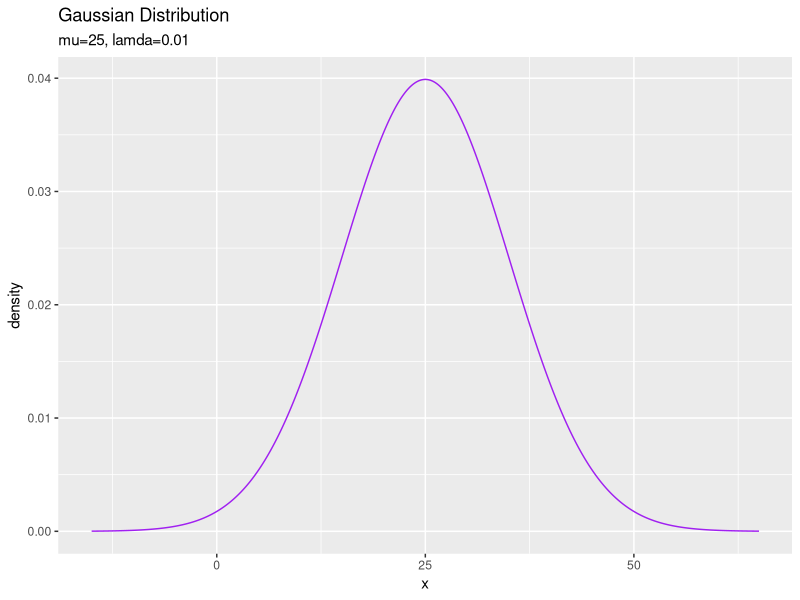
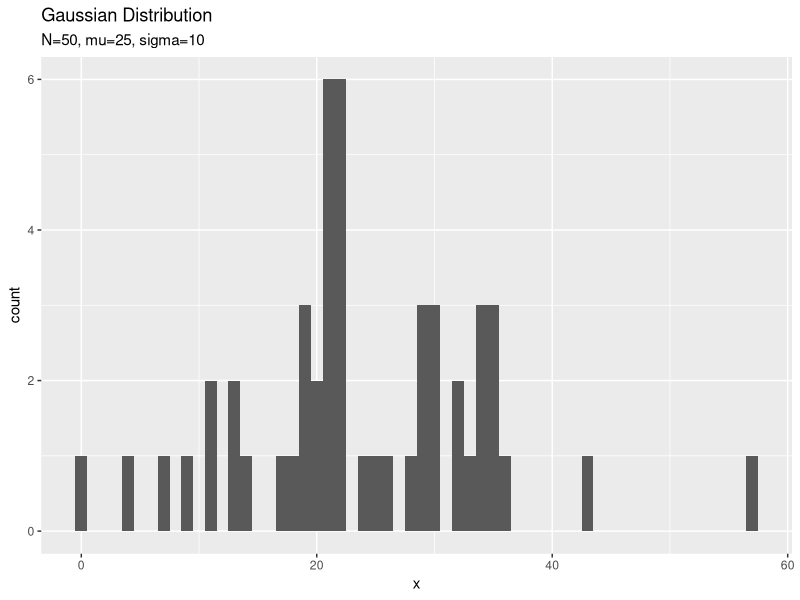
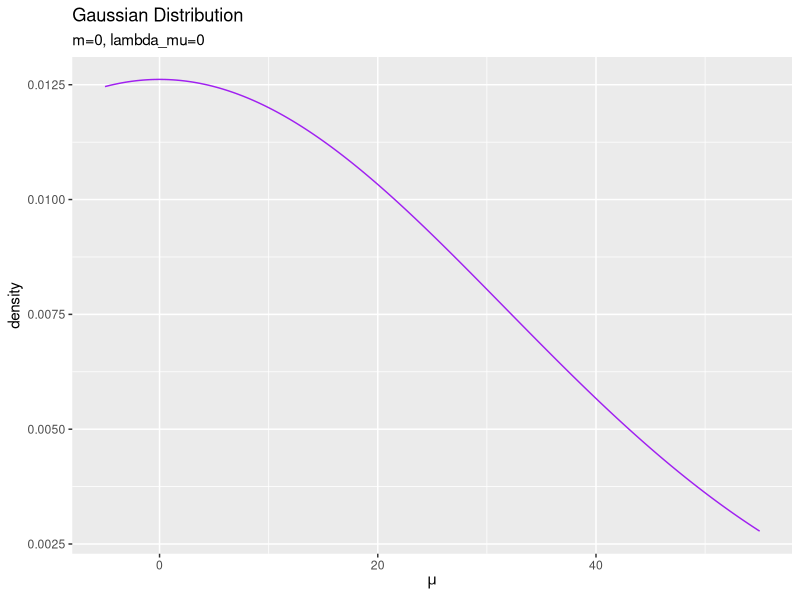
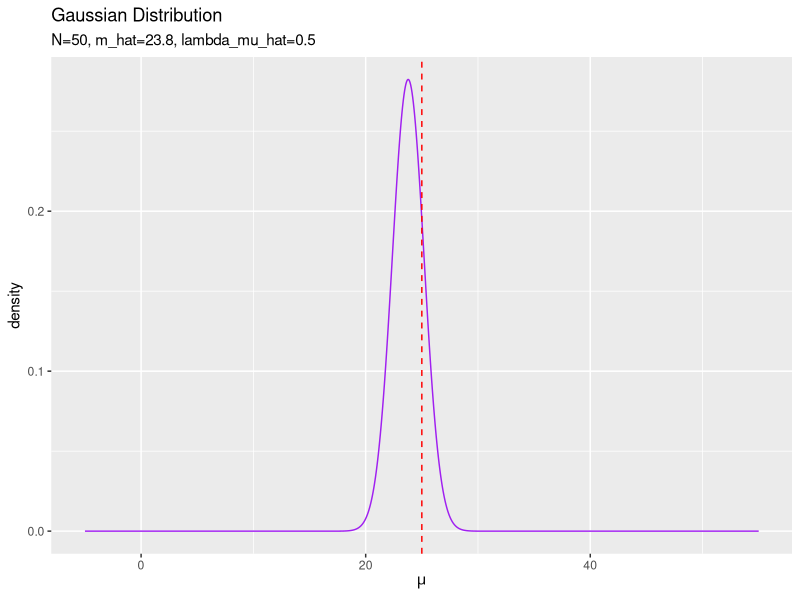
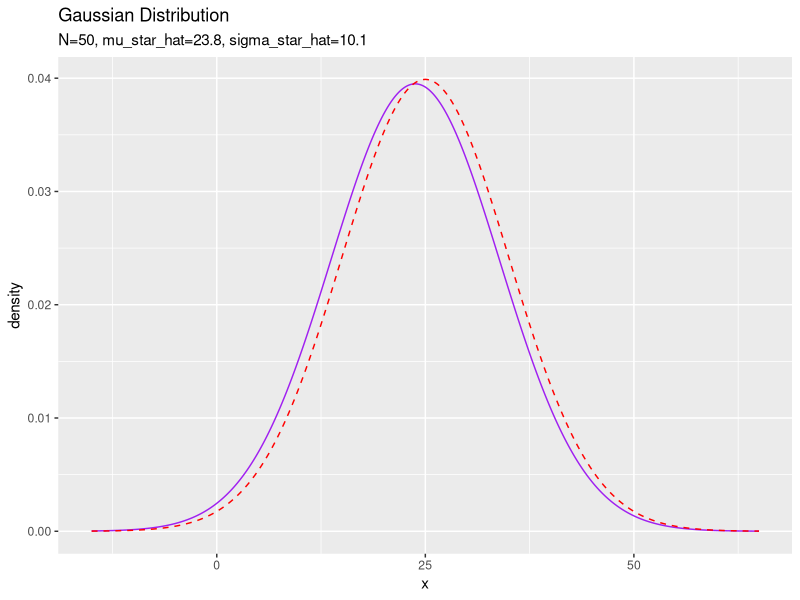

Write the R code that produced these figures, in order.

# 3.3.1 1次元ガウス分布の学習と予測：平均が未知の場合 ----------------------------------------------------

# 3.3.1項で利用するパッケージ
library(tidyverse)


### 尤度(ガウス分布)の設定 -----

# 真のパラメータを指定
mu_truth <- 25
lambda <- 0.01
print(sqrt(1 / lambda)) # 標準偏差

# 作図用のxの値を設定
x_line <- seq(
  mu_truth - 4 * sqrt(1 / lambda), 
  mu_truth + 4 * sqrt(1 / lambda), 
  length.out = 1000
)

# 尤度を計算:式(2.64)
model_df <- tibble(
  x = x_line, # x軸の値
  ln_C_N = - 0.5 * (log(2 * pi) - log(lambda)), # 正規化項(対数)
  density = exp(ln_C_N - 0.5 * lambda * (x - mu_truth)^2), # 確率密度
  #C_N = 1 / sqrt(2 * pi / lambda), # 正規化項
  #density = C_N * exp(- 0.5 * lambda * (x - mu_truth)^2) # 確率密度
  #density = dnorm(x = x, mean = mu_truth, sd = sqrt(1 / lambda)) # 確率密度
)

# 尤度を作図
ggplot(model_df, aes(x = x, y = density)) + 
  geom_line(color = "purple") + # 尤度
  labs(title = "Gaussian Distribution", 
       subtitle = paste0("mu=", round(mu_truth, 2), ", lamda=", lambda))


### 観測データの生成 -----

# (観測)データ数を指定
N <- 50

# ガウス分布に従うデータを生成
x_n <- rnorm(n = N, mean = mu_truth, sd = sqrt(1 / lambda))

# 観測データを確認
summary(x_n)

# 観測データのヒストグラムを作図
tibble(x = x_n) %>% 
  ggplot(aes(x = x)) + 
    geom_histogram(binwidth = 1) + # 観測データ
    labs(title = "Gaussian Distribution", 
         subtitle = paste0("N=", N, ", mu=", mu_truth, ", sigma=", round(sqrt(1 / lambda), 1)))


### 事前分布(ガウス分布)の設定 -----

# muの事前分布のパラメータを指定
m <- 0
lambda_mu <- 0.001
print(sqrt(1 / lambda_mu)) # 標準偏差

# 作図用のmuの値を設定
mu_line <- seq(mu_truth - 30, mu_truth + 30, length.out = 1000)

# muの事前分布を計算:式(2.64)
prior_df <- tibble(
  mu = mu_line, # x軸の値
  ln_C_N = - 0.5 * (log(2 * pi) - log(lambda_mu)), # 正規化項(対数)
  density = exp(ln_C_N - 0.5 * lambda_mu * (mu - m)^2) # 確率密度
  #density = dnorm(x = mu, mean = m, sd = sqrt(1 / lambda_mu)) # 確率密度
)

# muの事前分布を作図
ggplot(prior_df, aes(x = mu, y = density)) + 
  geom_line(color = "purple") + # muの事前分布
  labs(title = "Gaussian Distribution", 
       subtitle = paste0("m=", m, ", lambda_mu=", round(lambda_mu, 2)), 
       x = expression(mu))


### 事後分布(ガウス分布)の計算 -----

# muの事後分布のパラメータを計算:式(3.53),(3.54)
lambda_mu_hat <- N * lambda + lambda_mu
m_hat <- (lambda * sum(x_n) + lambda_mu * m) / lambda_mu_hat

# muの事後分布を計算:式(2.64)
posterior_df <- tibble(
  mu = mu_line, # x軸の値
  ln_C_N = - 0.5 * (log(2 * pi) - log(lambda_mu_hat)), # 正規化項(対数)
  density = exp(ln_C_N - 0.5 * lambda_mu_hat * (mu - m_hat)^2) # 確率密度
  #density = dnorm(x = mu, mean = m_hat, sd = sqrt(1 / lambda_mu_hat)) # 確率密度
)

# muの事後分布を作図
ggplot(posterior_df, aes(x = mu, y = density)) + 
  geom_line(color = "purple") + # muの事後分布
  geom_vline(aes(xintercept = mu_truth), 
             color = "red", linetype = "dashed") + # 真のパラメータ
  labs(title = "Gaussian Distribution", 
       subtitle = paste0("N=", N, ", m_hat=", round(m_hat, 1), ", lambda_mu_hat=", round(lambda_mu_hat, 2)), 
       x = expression(mu))


### 予測分布(ガウス分布)を計算 -----

# 予測分布のパラメータを計算:式(3.62')
lambda_star_hat <- lambda * lambda_mu_hat / (lambda + lambda_mu_hat)
mu_star_hat <- m_hat
#lambda_star_hat <- (N * lambda + lambda_mu) * lambda / ((N + 1) * lambda + lambda_mu)
#mu_star_hat <- (lambda * sum(x_n) + lambda_mu * m) / (N * lambda + lambda_mu)

# 予測分布を計算:式(2.64)
predict_df <- tibble(
  x = x_line, # x軸の値
  ln_C_N = - 0.5 * (log(2 * pi) - log(lambda_star_hat)), # 正規化項(対数)
  density = exp(ln_C_N - 0.5 * lambda_star_hat * (x - mu_star_hat)^2) # 確率密度
  #density = dnorm(x = x, mean = mu_star_hat, sd = sqrt(1 / lambda_star_hat)) # 確率密度
)

# 予測分布を作図
ggplot() + 
  geom_line(data = predict_df, aes(x = x, y = density), color = "purple") + # 予測分布
  geom_line(data = model_df, aes(x = x, y = density), color = "red", linetype = "dashed") + # 真の分布
  labs(title = "Gaussian Distribution", 
       subtitle = paste0("N=", N, ", mu_star_hat=", round(mu_star_hat, 1), 
                         ", sigma_star_hat=", round(sqrt(1 / lambda_star_hat), 1)))


# ・アニメーション ----------------------------------------------------

# 利用するパッケージ
library(tidyverse)
library(gganimate)


### 推論処理 -----

# 真のパラメータを指定
mu_truth <- 25
lambda <- 0.01

# muの事前分布のパラメータを指定
m <- 0
lambda_mu <- 0.001

# 作図用のmuの値を設定
mu_line <- seq(mu_truth - 50, mu_truth + 50, length.out = 1000)

# muの事前分布(ガウス分布)を計算:式(2.64)
posterior_df <- tibble(
  mu = mu_line, # x軸の値
  density = dnorm(x = mu, mean = m, sd = sqrt(1 / lambda_mu)), # 確率密度
  label = as.factor(
    paste0(
      "N=", 0, ", m=", m, ", lambda_mu=", round(lambda_mu, 2)
    )
  ) # パラメータ
)

# 初期値による予測分布のパラメータを計算:式(3.62)
lambda_star <- lambda * lambda_mu / (lambda + lambda_mu)
mu_star <- m

# 作図用のxの値を設定
x_line <- seq(
  mu_truth - 4 * sqrt(1 / lambda), 
  mu_truth + 4 * sqrt(1 / lambda), 
  length.out = 1000
)

# 初期値による予測分布(ガウス分布)を計算:式(2.64)
predict_df <- tibble(
  x = x_line, # x軸の値
  density = dnorm(x = x, mean = mu_star, sd = sqrt(1 / lambda_star)),  # 確率密度
  label = as.factor(
    paste0(
      "N=", 0, ", mu_star=", round(mu_star, 1), ", sigma_star=", round(sqrt(1 / lambda_star), 1)
    )
  ) # パラメータ
)

# データ数(試行回数)を指定
N <- 100

# 観測データの受け皿を初期化
x_n <- rep(0, N)

# ベイズ推論
for(n in 1:N){
  
  # ガウス分布に従うデータを生成
  x_n[n] <- rnorm(n = 1, mean = mu_truth, sd = sqrt(1 / lambda))
  
  # muの事後分布のパラメータを更新:式(3.53),(3.54)
  lambda_mu_old <- lambda_mu
  lambda_mu <- lambda + lambda_mu
  m <- (lambda * x_n[n] + lambda_mu_old * m) / lambda_mu
  
  # muの事後分布(ガウス分布)を計算:式(2.64)
  tmp_posterior_df <- tibble(
    mu = mu_line, # x軸の値
    density = dnorm(x = mu, mean = m, sd = sqrt(1 / lambda_mu)), # 確率密度
    label = as.factor(
      paste0(
        "N=", n, ", m_hat=", round(m, 1), ", lambda_mu_hat=", round(lambda_mu, 2)
      )
    ) # パラメータ
  )
  
  # 予測分布のパラメータを更新:式(3.62)
  lambda_star <- lambda * lambda_mu / (lambda + lambda_mu)
  mu_star <- m
  
  # 予測分布(ガウス分布)を計算:式(2.64)
  tmp_predict_df <- tibble(
    x = x_line, # x軸の値
    density = dnorm(x = x, mean = mu_star, sd = sqrt(1 / lambda_star)), # 確率密度
    label = as.factor(
      paste0(
        "N=", n, ", mu_star_hat=", round(mu_star, 1), ", sigma_star_hat=", round(sqrt(1 / lambda_star), 1)
      )
    ) # パラメータ
  )
  
  # 推論結果を結合
  posterior_df <- rbind(posterior_df, tmp_posterior_df)
  predict_df <- rbind(predict_df, tmp_predict_df)
}

# 観測データを確認
summary(x_n)


### 作図処理 -----

# muの事後分布を作図
posterior_graph <- ggplot(posterior_df, aes(x = mu, y = density)) + 
  geom_line(color = "purple") + # muの事後分布
  geom_vline(aes(xintercept = mu_truth), 
             color = "red", linetype = "dashed") + # 真のパラメータ
  gganimate::transition_manual(label) + # フレーム
  labs(title = "Gaussian Distribution", 
       subtitle = "{current_frame}", 
       x = expression(mu))

# gif画像を出力
gganimate::animate(posterior_graph, nframes = N + 1, fps = 10)


# 尤度を計算
model_df <- tibble(
  x = x_line, # x軸の値
  density = dnorm(x, mean = mu_truth, sd = sqrt(1 / lambda)) # 確率密度
)

# 予測分布を作図
predict_graph <- ggplot() + 
  geom_line(data = predict_df, aes(x = x, y = density), 
            color = "purple") + # 予測分布
  geom_line(data = model_df, aes(x = x, y = density), 
            color = "red", linetype = "dashed") + # 真の分布
  gganimate::transition_manual(label) + # フレーム
  labs(title = "Gaussian Distribution", 
       subtitle = "{current_frame}")

# gif画像を出力
gganimate::animate(predict_graph, nframes = N + 1, fps = 10)
